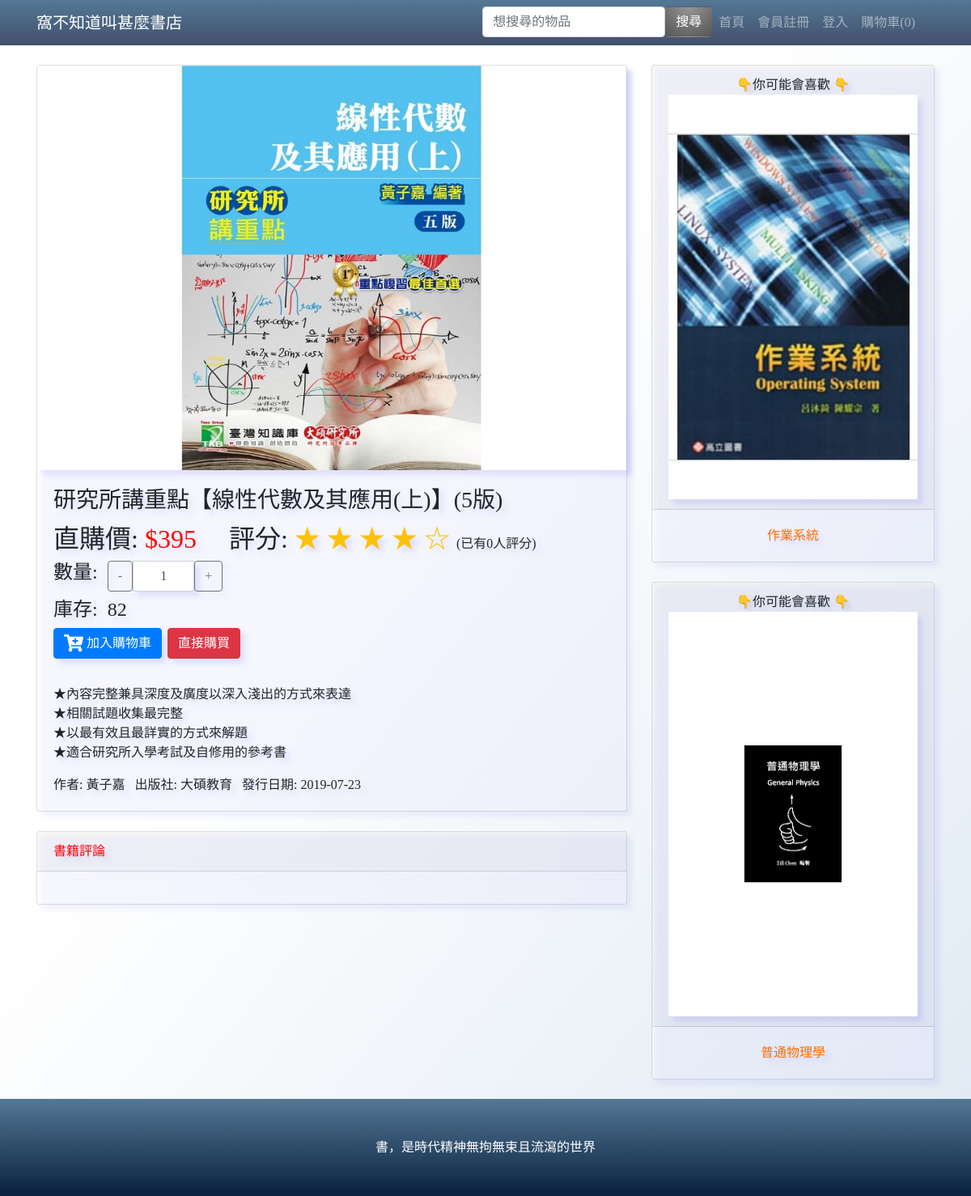
Page /group_22/item.php?item_id=3 on the earlier database version.
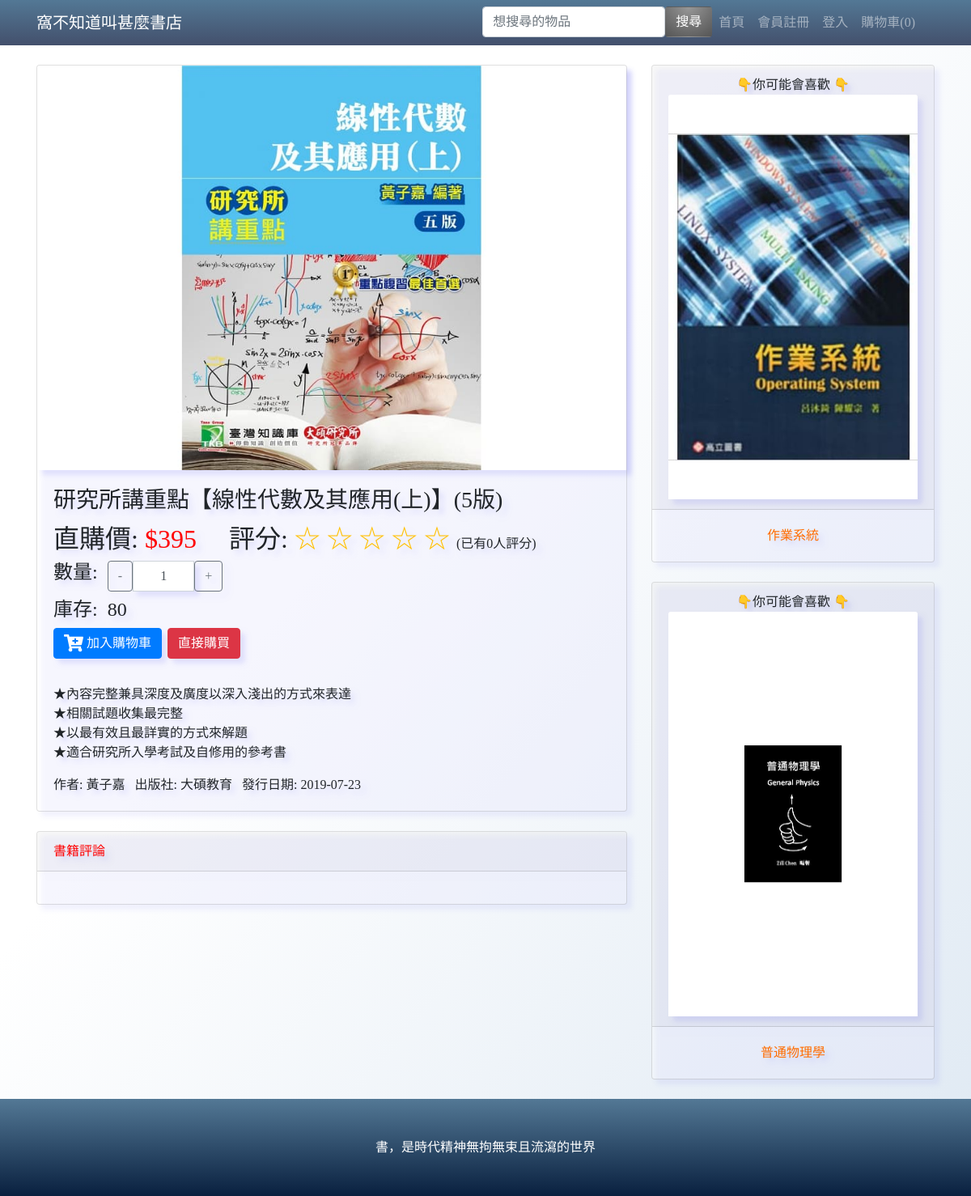
Same page on the later database version.
### tables this page shows
CREATE TABLE `commodity` (
  `pid` int(8) NOT NULL,
  `name` varchar(100) NOT NULL,
  `author` varchar(100) NOT NULL,
  `publisher` varchar(100) NOT NULL,
  `date` date NOT NULL,
  `price` int(100) NOT NULL,
  `summary` varchar(1000) NOT NULL,
  `stock` int(100) NOT NULL,
  `cate` varchar(11) NOT NULL,
  `file_name` varchar(50) NOT NULL,
  `star` int(10) NOT NULL DEFAULT 0,
  `star_count` int(10) NOT NULL DEFAULT 0
);

### group_22/content.php (called while the page is built, shortened)
<?php
include "link.php";
$sql = "select * from commodity";
$content = array();
if($result = mysqli_query($link,$sql))
{
    while($row = mysqli_fetch_assoc($result))
        $content[$row['pid']] = $row;
}
?>

### group_22/recommend.php (called while the page is built, shortened)
<?php
    include "link.php";
    $commend = array();
    $t = $content[$id]['cate'];
    $count = 0;
    $sql = "select * from commodity where cate='$t' ";
    if($result = mysqli_query($link,$sql))
    {
        while($row = mysqli_fetch_assoc($result))
        {
            if($row['pid'] != $content[$id]['pid'])
            {
                $commend[$count] = $row;
                $count++;
            }
        }
        $choo = range(0,$count-1);
    }
?>

### group_22/item.php (the view, shortened to what this page needs)
<?php
$log=0;
if(isset($_GET['item_id']))
    $id = $_GET['item_id'];
else
    header('location: index.php');
include "content.php";
include "recommend.php";
include "link.php";
$page=(isset($_GET['page']))?$_GET['page']:0;
$now_stock = 0;
$sql = "select stock from commodity where pid = '$id'";
if ($result = mysqli_query($link, $sql)) {
$row = mysqli_fetch_assoc($result);
$now_stock=$row["stock"];
}
?>
<!DOCTYPE html>
<html lang="en">
<head>
    <link href="vendor/bootstrap/css/bootstrap.min.css" rel="stylesheet">
    <link rel="stylesheet" href="css/style.css">
    <link
    rel="stylesheet"
    href="https://cdnjs.cloudflare.com/ajax/libs/animate.css/4.1.1/animate.min.css"
    />
</head>
<body <?php if(isset($_GET['comment_s'])&&$_GET['comment_s']==1){ echo'onload="Swal.fire({';
		echo"	icon: 'success',";
		echo"	title: '留言成功!',";
		echo'	showConfirmButton: false,
				timer: 800
			}).then(() => {';
		echo"			window.location.href = 'item.php?item_id=$id';";
		echo'		    })"';}
        else if(isset($_GET['comment_s'])&&$_GET['comment_s']==0){ echo'onload="Swal.fire({';
            echo"	icon: 'error',";
            echo"	title: '未輸入有效留言!',";
            echo'	showConfirmButton: false,
                    timer: 800
                }).then(() => {';
            echo"			window.location.href = 'item.php?item_id=$id';";
            echo'		    })"';}?>>
    <?php include "header.php"; ?>
    <div class="container">
        <div class="row">
            <div class="col-lg-8">
                <div class="card mt-4">
                    <img class="card-img-top img-fluser_id object-fit object-fit_scale-down"    src='<?php echo "images/p_".($id > 30 ? "30":$id).".jpg "; ?>' alt="no img">
                    <div class="card-body">
                        <h3 class="card-title">
                            <?php echo $content[$id]['name']; ?>
                        </h3>
                        <h2>
                           直購價: <?php echo  "<font color='red' style='bold'>$".$content[$id]['price']."&emsp;</font>"; ?>
                        評分:
                        <span class="text-warning">
                            <?php
                            for($i = 0;$i < 5;$i++)
                                echo $i < ($content[$id]['star_count']==0?$content[$id]['star']:($content[$id]['star']/$content[$id]['star_count'])) ? "&#9733; ":"&#9734; ";
                            ?>
                        </span>
                        <font size="3">(已有<?php echo $content[$id]['star_count']; ?>人評分)</font>
                        </h2>
                        <h4>
                            <div class="row">
                                <div class='input-group col-lg-4'>
                                    數量:&ensp;
                                    <button class='btn btn-outline-secondary' name='bm' type='button'>-</button>
                                    <input type='text' class='form-control' name="num" id="num" value="1" style='text-align:center'>
                                    <button class='btn btn-outline-secondary' name='bp' type='button'>+</button>
                                </div>
                            </div>
                        </h4>
                        <div id='intro'>
                        <h4>
                                        庫存:&ensp;<?php echo $content[$id]['stock']; ?>
                        </h4>
                        <h3>
                            <button class="btn btn-<?php echo ($now_stock==0) ? "secondary":"primary"; ?>" onClick="is_add(
                                <?php echo $id; ?>,  document.getElementById('num').value,<?php echo $log; ?>,0)"
                                <?php if($now_stock==0) echo 'disabled="disabled"'; ?>type="button">
                                <i class="fa fa-cart-plus fa-lg"></i>
                                <?php
                            echo ($now_stock==0) ? "尚無庫存": "加入購物車" ;
                            ?>
                            </button>
                            <button class="btn btn-<?php echo ($now_stock==0) ? "secondary":"danger"; ?>" onClick="is_add(
                                <?php echo $id; ?>,  document.getElementById('num').value,<?php echo $log; ?>,1)"
                                <?php if($now_stock==0) echo 'disabled="disabled"'; ?>type="button">
                                <?php
                            echo ($now_stock==0) ? "尚無庫存": "直接購買" ;
                            ?>
                            </button>
                        </h3>
                        </div>
                        <p class="card-text">
                            <?php echo $content[$id]['summary']; ?>
                        </p>
                        <p class="card-text">
                            作者:
                            <?php echo $content[$id]['author']; ?> &nbsp;
                            出版社:
                            <?php echo $content[$id]['publisher']; ?> &nbsp;
                            發行日期:
                            <?php echo $content[$id]['date']; ?>
                        </p>
                    </div>
                </div>
                <div class="card card-outline-secondary my-4">
                    <div class="card-header">
                        <font color="red" style="bold">書籍評論</font>
                    </div>
                    <div id="card-body" class="card-body">
                    </div>
                </div>
            </div>
            <?php
                    echo '
                    <div id="mode1" class="col-md-4">
                        <div class="card mt-4">
                            <div class="card-header text-center">
                            👇你可能會喜歡 👇
                            <a href="item.php?item_id='.$commend[$choo[0]]['pid'].' ">
                            <img class="card-img-top img-fluser_id object-fit object-fit_scale-down"
                            src="images/'.$commend[$choo[0]]['file_name'].'">
                            </a>
                            </div>
                            <div class="card-body text-center">
                            <a href="item.php?item_id='.$commend[$choo[0]]['pid'].' ">
                            '.$commend[$choo[0]]['name'].'
                            </a>
                            </div>
                        </div>
                        <div class="card mt-4">
                            <div class="card-header text-center">
                            👇你可能會喜歡 👇
                            <a href="item.php?item_id='.$commend[$choo[1]]['pid'].' ">
                            <img class="card-img-top img-fluser_id object-fit object-fit_scale-down"
                            src="images/'.$commend[$choo[1]]['file_name'].'">
                            </a>
                            </div>
                            <div class="card-body text-center">
                            <a href="item.php?item_id='.$commend[$choo[1]]['pid'].' ">
                            '.$commend[$choo[1]]['name'].'
                            </a>
                            </div>
                        </div>
                    </div>
                    ';
            ?>
        </div>
    </div>
    <?php include "footer.php"; ?>
</body>
</html>

### group_22/header.php (shortened to what this page needs)
<?php
  if(isset($_SESSION['user_id']))
  {
    $row="";
    $cart_count=0;
    $link = mysqli_connect('localhost','root','root123456','group_22')
    or die("無法開啟MySQL資料庫連結!<br>");
    mysqli_query($link, 'SET CHARACTER SET utf8');
    mysqli_query($link, "SET collation_connection = 'utf8_unicode_ci'");
    $sql = "select count(commodity_id) as total from order_form where members_id = '".$_SESSION['user_id']."' and time = 0";
    $result = mysqli_query($link, $sql);
    $row = mysqli_fetch_assoc($result);
    $cart_count = $row['total'];
  }
  else
    $cart_count=0;
?>
<nav class="navbar navbar-expand-lg navbar-dark fixed-top" style="background-image: linear-gradient(to top, #43506c 0%, #537895 100%);">
    <div class="container">
      <a class="navbar-brand" href="index.php">窩不知道叫甚麼書店</a>
      <div class="collapse navbar-collapse" id="navbarResponsive">
        <ul class="navbar-nav ml-auto">
            <li class="nav-item">
                    <form class="form-inline" name="form_search" id="form_search" action="index.php" method="POST">
                        <input class="form-control" aria-label="Search" type="text" id="key" name="key" placeholder="想搜尋的物品"
                        <?php if(isset($_POST['key'])) echo 'value="'.$_POST['key'].'"';?>>
                        <button class="btn text-white" type="submit"style="background: linear-gradient(to bottom, rgba(255,255,255,0.15) 0%, rgba(0,0,0,0.15) 100%), radial-gradient(at top center, rgba(255,255,255,0.40) 0%, rgba(0,0,0,0.40) 120%) #989898;
 background-blend-mode: multiply,multiply;">搜尋</button>
                    </form>
            </li>
          <li class="nav-item <?php if($page==1) echo "active";?>">
            <a class="nav-link" href="./index.php">首頁</a>
          </li>
          <?php
                  if(!isset($_SESSION['user_id'])) echo
                  '
                    <li class="nav-item ' .(($page==3)?"active":"") .'  ">
                    <a class="nav-link" href="./register.php">會員註冊</a>
                    </li>
                  ';
          ?>
          <li class="nav-item <?php if($page==2) echo "active";?>">
            <a class="nav-link" href="
            <?php echo isset($_SESSION['user_id'])?"logout.php":"login.php";?>">
            <?php echo isset($_SESSION['user_id'])?"$_SESSION[user_id] 登出":"登入"?>
            </a>
          </li>
          <li class="nav-item  <?php if($page==4) echo "active";?>" id="intro_22">
            <a class="nav-link" href="shop_cart.php"><div id="intro_2">購物車(<?php echo $cart_count ;?>)</div></a>
          </li>
          <li class="nav-item <?php if($page == 6) echo " active"; ?>">
            <a class="nav-link" href="<?php echo isset($_SESSION['user_id'])?"members_area.php":""; ?>">
            <?php echo isset($_SESSION['user_id'])?"會員專區":""; ?></a>
          </li>
        </ul>
      </div>
    </div>
  </nav>

### group_22/footer.php
<br>
<footer class="py-5" style="background-image: linear-gradient(to top, #09203f 0%, #537895 100%);">
    <div class="container-fluid">
        <p class="m-0 text-center text-white">書，是時代精神無拘無束且流瀉的世界</p>
    </div>
</footer>

### group_22/css/style.css (style rules this page uses)
.card { filter: drop-shadow(6px 6px 3px rgba(28, 31, 235, 0.2)); background: hsla(0,0%,100%,.3); position: relative; overflow: hidden; }
a { color:#ff6d00; }
.object-fit { width: 100%; }
.object-fit_scale-down { object-fit: scale-down }
img { height: 240px; background: hsla(0,0%,100%,.3); }
body { padding-top: 56px; font-family: "微軟正黑體"; background-image: linear-gradient(to bottom right, white 40%, #dfe9f3 100%); }

### group_22/item.php (style rules this page uses)
img { height: 500px; background-color: white; }
@media screen and (max-width:10000px) { #mode1 { display: block; } }

Differences in the rows shown:
changed commodity "研究所講重點【線性代數及其應用(上)】(5版)": star 4 → 0 (drawn); stock "82" → "80"
